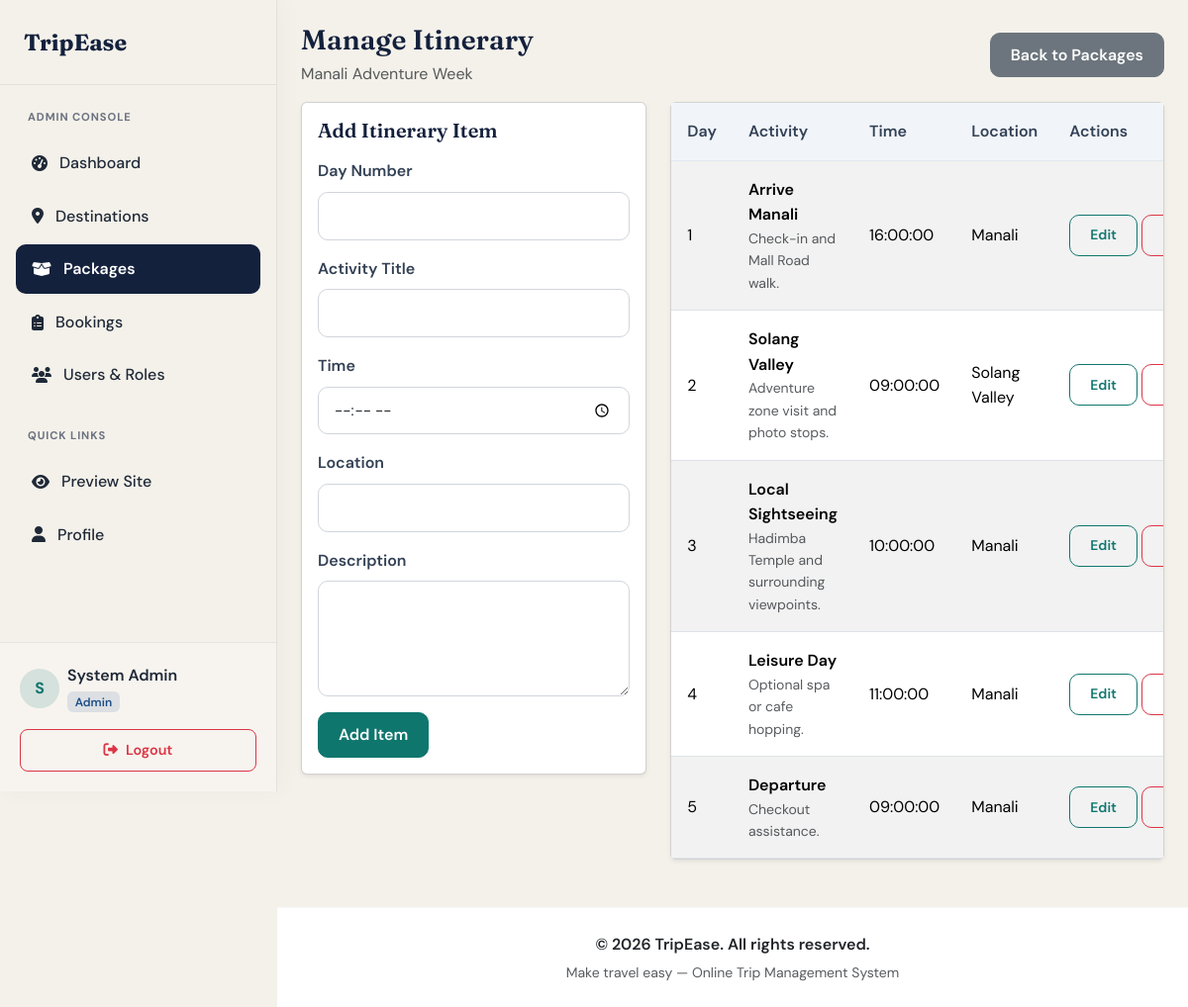
Page /admin/itineraries/manage.php?package_id=4 (signed in) on the committed database.
### tables this page shows
CREATE TABLE IF NOT EXISTS packages (
    package_id INT AUTO_INCREMENT PRIMARY KEY,
    title VARCHAR(180) NOT NULL,
    description TEXT NOT NULL,
    price DECIMAL(10,2) NOT NULL DEFAULT 0.00,
    duration_days INT NOT NULL,
    max_participants INT NOT NULL DEFAULT 1,
    available_slots INT NOT NULL DEFAULT 1,
    image VARCHAR(255) NULL,
    inclusions TEXT NULL,
    exclusions TEXT NULL,
    start_date DATE NULL,
    end_date DATE NULL,
    created_by INT NOT NULL,
    status ENUM('active', 'inactive') NOT NULL DEFAULT 'active',
    created_at TIMESTAMP NOT NULL DEFAULT CURRENT_TIMESTAMP,
    updated_at TIMESTAMP NOT NULL DEFAULT CURRENT_TIMESTAMP ON UPDATE CURRENT_TIMESTAMP,
    CONSTRAINT fk_packages_created_by FOREIGN KEY (created_by) REFERENCES users(user_id) ON DELETE RESTRICT
);

CREATE TABLE IF NOT EXISTS itineraries (
    itinerary_id INT AUTO_INCREMENT PRIMARY KEY,
    package_id INT NOT NULL,
    day_number INT NOT NULL,
    activity_title VARCHAR(180) NOT NULL,
    description TEXT NULL,
    activity_time TIME NULL,
    location VARCHAR(180) NULL,
    created_at TIMESTAMP NOT NULL DEFAULT CURRENT_TIMESTAMP,
    updated_at TIMESTAMP NOT NULL DEFAULT CURRENT_TIMESTAMP ON UPDATE CURRENT_TIMESTAMP,
    CONSTRAINT fk_itineraries_package FOREIGN KEY (package_id) REFERENCES packages(package_id) ON DELETE CASCADE
);

### includes/auth.php (called while the page is built, shortened)
<?php
require_once __DIR__ . "/app.php";
function currentUserRole(): string
{
    return $_SESSION["user_role"] ?? "traveler";
}
function isAdmin(): bool
{
    return currentUserRole() === "admin";
}

### includes/app.php (called while the page is built, shortened)
<?php
function appUrl(string $path = ""): string
{
    $base = rtrim(APP_BASE_PATH, "/");
    return $base . "/" . ltrim($path, "/");
}

### admin/itineraries/manage.php (the view, shortened to what this page needs)
<?php
require_once __DIR__ . "/../../includes/auth.php";
require_once __DIR__ . "/../../includes/header.php";
$packageId = (int)($_GET["package_id"] ?? $_POST["package_id"] ?? 0);
$backPath = isAdmin() ? ADMIN_PACKAGES_PATH : AGENT_PACKAGES_PATH;
$packageStmt = $pdo->prepare("SELECT package_id, title, duration_days FROM packages WHERE package_id = :id");
$packageStmt->execute(["id" => $packageId]);
$package = $packageStmt->fetch();
$editItem = null;
$itinerariesStmt = $pdo->prepare(
    "SELECT itinerary_id, day_number, activity_title, description, activity_time, location
     FROM itineraries
     WHERE package_id = :package_id
     ORDER BY day_number ASC, activity_time ASC, itinerary_id ASC"
);
$itinerariesStmt->execute(["package_id" => $packageId]);
$itineraries = $itinerariesStmt->fetchAll();
?>
<div class="d-flex justify-content-between align-items-center mb-3">
    <div>
        <h3 class="mb-1">Manage Itinerary</h3>
        <p class="text-muted mb-0"><?= htmlspecialchars($package["title"]) ?></p>
    </div>
    <a class="btn btn-secondary" href="<?= htmlspecialchars(appUrl($backPath)) ?>">Back to Packages</a>
</div>
<div class="row g-4">
    <div class="col-lg-5">
        <div class="card shadow-sm">
            <div class="card-body">
                <h5 class="mb-3"><?= $editItem ? "Edit Itinerary Item" : "Add Itinerary Item" ?></h5>
                <form method="post">
                    <div class="mb-3">
                        <label class="form-label" for="day-number">Day Number</label>
                        <input class="form-control" id="day-number" type="number" name="day_number" min="1" value="<?= htmlspecialchars((string)($editItem["day_number"] ?? "")) ?>" required>
                    </div>
                    <div class="mb-3">
                        <label class="form-label" for="activity-title">Activity Title</label>
                        <input class="form-control" id="activity-title" name="activity_title" value="<?= htmlspecialchars((string)($editItem["activity_title"] ?? "")) ?>" required>
                    </div>
                    <div class="mb-3">
                        <label class="form-label" for="activity-time">Time</label>
                        <input class="form-control" id="activity-time" type="time" name="activity_time" value="<?= htmlspecialchars((string)($editItem["activity_time"] ?? "")) ?>">
                    </div>
                    <div class="mb-3">
                        <label class="form-label" for="location">Location</label>
                        <input class="form-control" id="location" name="location" value="<?= htmlspecialchars((string)($editItem["location"] ?? "")) ?>">
                    </div>
                    <div class="mb-3">
                        <label class="form-label" for="description">Description</label>
                        <textarea class="form-control" id="description" name="description" rows="4"><?= htmlspecialchars((string)($editItem["description"] ?? "")) ?></textarea>
                    </div>
                    <button class="btn btn-primary" type="submit"><?= $editItem ? "Update Item" : "Add Item" ?></button>
                </form>
            </div>
        </div>
    </div>
    <div class="col-lg-7">
        <div class="card shadow-sm">
            <div class="table-responsive">
                <table class="table table-striped mb-0">
                    <thead>
                        <tr>
                            <th>Day</th>
                            <th>Activity</th>
                            <th>Time</th>
                            <th>Location</th>
                            <th>Actions</th>
                        </tr>
                    </thead>
                    <tbody>
                    <?php foreach ($itineraries as $item): ?>
                        <tr>
                            <td><?= (int)$item["day_number"] ?></td>
                            <td>
                                <div class="fw-semibold"><?= htmlspecialchars($item["activity_title"]) ?></div>
                                <div class="small text-muted"><?= htmlspecialchars((string)($item["description"] ?? "")) ?></div>
                            </td>
                            <td><?= htmlspecialchars((string)($item["activity_time"] ?? "—")) ?></td>
                            <td><?= htmlspecialchars((string)($item["location"] ?? "—")) ?></td>
                            <td class="text-nowrap">
                                <a class="btn btn-sm btn-outline-primary" href="<?= htmlspecialchars(appUrl('/admin/itineraries/manage.php?package_id=' . (int)$package["package_id"] . '&edit_id=' . (int)$item["itinerary_id"])) ?>">Edit</a>
                                <form method="post" class="d-inline">
                                    <button class="btn btn-sm btn-outline-danger" type="submit">Delete</button>
                                </form>
                            </td>
                        </tr>
                    <?php endforeach; ?>
                    </tbody>
                </table>
            </div>
        </div>
    </div>
</div>
<?php require_once __DIR__ . "/../../includes/footer.php"; ?>

### assets/css/style.css (style rules this page uses)
:root { --primary: #0f766e; --primary-hover: #0d5f59; --primary-light: rgba(15, 118, 110, 0.12); --secondary: #1d4e89; --accent: #c45c26; --accent-light: rgba(196, 92, 38, 0.12); --success: #15803d; --success-light: rgba(21, 128, 61, 0.12); --danger: #b91c1c; --danger-light: rgba(185, 28, 28, 0.12); --ink: #14213d; --bg-light: #f4f1ea; --bg-panel: #ffffff; --text-main: #1f2937; --text-muted: #6b7280; --card-border: rgba(20, 33, 61, 0.08); --card-shadow: 0 10px 30px rgba(20, 33, 61, 0.06); --card-hover-shadow: 0 18px 40px rgba(20, 33, 61, 0.1); }
body { font-family: 'DM Sans', sans-serif; color: var(--text-main); background-color: var(--bg-light); line-height: 1.6; }
.btn-primary { background-color: var(--primary); border-color: var(--primary); }
h1, h2, h3, h4, h5, h6, .navbar-brand { font-family: 'Fraunces', serif; font-weight: 600; color: var(--ink); }
.btn { font-weight: 600; padding: 0.6rem 1.25rem; border-radius: 10px; transition: all 0.2s ease; }
.btn-outline-primary { color: var(--primary); border-color: var(--primary); }
.form-control, .form-select { padding: 0.75rem 1rem; border-radius: 10px; border: 1px solid #d1d5db; font-size: 0.95rem; transition: all 0.2s ease; }
.form-label { font-weight: 600; color: #334155; margin-bottom: 0.5rem; }
.table, .table-modern { border-collapse: separate; border-spacing: 0; }
.table th, .table-modern th { background-color: #f1f5f9 !important; color: #334155; font-weight: 600; padding: 1rem !important; border-bottom: 1px solid #e2e8f0; }
.table td, .table-modern td { padding: 1rem !important; vertical-align: middle; }

### rows in the picture
packages: title "Manali Adventure Week"
itineraries: day_number "1", activity_title "Arrive Manali", description "Check-in and Mall Road walk.", activity_time "16:00:00", location "Manali"
itineraries: day_number "2", activity_title "Solang Valley", description "Adventure zone visit and photo stops.", activity_time "09:00:00", location "Solang Valley"
itineraries: day_number "3", activity_title "Local Sightseeing", description "Hadimba Temple and surrounding viewpoints.", activity_time "10:00:00", location "Manali"
itineraries: day_number "4", activity_title "Leisure Day", description "Optional spa or cafe hopping.", activity_time "11:00:00", location "Manali"
itineraries: day_number "5", activity_title "Departure", description "Checkout assistance.", activity_time "09:00:00", location "Manali"

### other values in the picture
substr($_SESSION["user_name"] ?? "U", 0, 1) "S"
$_SESSION["user_name"] "System Admin"
currentUserRole() "Admin"
